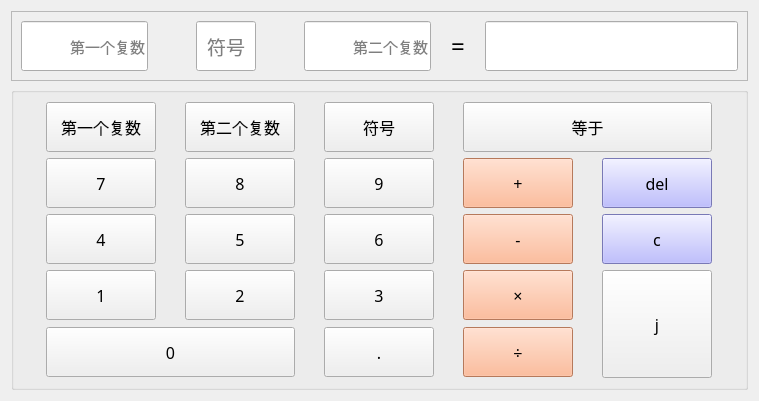
      <widget class="QWidget" name="tab_2">
       <attribute name="title">
        <string>复数计算</string>
       </attribute>
       <layout class="QVBoxLayout" name="verticalLayout_3">
        <item>
         <widget class="QFrame" name="frame">
          <property name="frameShape">
           <enum>QFrame::StyledPanel</enum>
          </property>
          <property name="frameShadow">
           <enum>QFrame::Raised</enum>
          </property>
          <layout class="QHBoxLayout" name="horizontalLayout_2" stretch="3,1,1,1,3,1,6">
           <item>
            <widget class="QLineEdit" name="complex_linedit1">
             <property name="minimumSize">
              <size>
               <width>0</width>
               <height>50</height>
              </size>
             </property>
             <property name="font">
              <font>
               <family>等线 Light</family>
               <pointsize>11</pointsize>
              </font>
             </property>
             <property name="alignment">
              <set>Qt::AlignRight|Qt::AlignTrailing|Qt::AlignVCenter</set>
             </property>
             <property name="placeholderText">
              <string>第一个复数</string>
             </property>
            </widget>
           </item>
           <item>
            <spacer name="horizontalSpacer_2">
             <property name="orientation">
              <enum>Qt::Horizontal</enum>
             </property>
             <property name="sizeHint" stdset="0">
              <size>
               <width>40</width>
               <height>20</height>
              </size>
             </property>
            </spacer>
           </item>
           <item>
            <widget class="QLineEdit" name="complex_linedit0">
             <property name="minimumSize">
              <size>
               <width>0</width>
               <height>50</height>
              </size>
             </property>
             <property name="font">
              <font>
               <family>等线 Light</family>
               <pointsize>14</pointsize>
              </font>
             </property>
             <property name="alignment">
              <set>Qt::AlignCenter</set>
             </property>
             <property name="placeholderText">
              <string>符号</string>
             </property>
            </widget>
           </item>
           <item>
            <spacer name="horizontalSpacer">
             <property name="orientation">
              <enum>Qt::Horizontal</enum>
             </property>
             <property name="sizeHint" stdset="0">
              <size>
               <width>37</width>
               <height>20</height>
              </size>
             </property>
            </spacer>
           </item>
           <item>
            <widget class="QLineEdit" name="complex_linedit2">
             <property name="minimumSize">
              <size>
               <width>0</width>
               <height>50</height>
              </size>
             </property>
             <property name="font">
              <font>
               <family>等线 Light</family>
               <pointsize>11</pointsize>
              </font>
             </property>
             <property name="text">
              <string/>
             </property>
             <property name="alignment">
              <set>Qt::AlignRight|Qt::AlignTrailing|Qt::AlignVCenter</set>
             </property>
             <property name="placeholderText">
              <string>第二个复数</string>
             </property>
            </widget>
           </item>
           <item>
            <widget class="QLabel" name="label">
             <property name="font">
              <font>
               <family>等线 Light</family>
               <pointsize>18</pointsize>
              </font>
             </property>
             <property name="text">
              <string>=</string>
             </property>
             <property name="alignment">
              <set>Qt::AlignCenter</set>
             </property>
            </widget>
           </item>
           <item>
            <widget class="QLineEdit" name="complex_linedit3">
             <property name="minimumSize">
              <size>
               <width>0</width>
               <height>50</height>
              </size>
             </property>
             <property name="font">
              <font>
               <family>等线 Light</family>
               <pointsize>11</pointsize>
              </font>
             </property>
             <property name="toolTipDuration">
              <number>-14</number>
             </property>
             <property name="alignment">
              <set>Qt::AlignRight|Qt::AlignTrailing|Qt::AlignVCenter</set>
             </property>
            </widget>
           </item>
          </layout>
         </widget>
        </item>
        <item>
         <widget class="QGroupBox" name="complex_deng">
          <property name="title">
           <string/>
          </property>
          <layout class="QGridLayout" name="gridLayout_2">
           <item row="0" column="0">
            <widget class="QPushButton" name="button_first">
             <property name="minimumSize">
              <size>
               <width>0</width>
               <height>50</height>
              </size>
             </property>
             <property name="font">
              <font>
               <family>新宋体</family>
               <pointsize>12</pointsize>
              </font>
             </property>
             <property name="text">
              <string>第一个复数</string>
             </property>
            </widget>
           </item>
           <item row="0" column="1">
            <widget class="QPushButton" name="button_second">
             <property name="minimumSize">
              <size>
               <width>0</width>
               <height>50</height>
              </size>
             </property>
             <property name="font">
              <font>
               <family>新宋体</family>
               <pointsize>12</pointsize>
              </font>
             </property>
             <property name="text">
              <string>第二个复数</string>
             </property>
            </widget>
           </item>
           <item row="0" column="2">
            <widget class="QPushButton" name="button_symbol">
             <property name="minimumSize">
              <size>
               <width>0</width>
               <height>50</height>
              </size>
             </property>
             <property name="font">
              <font>
               <family>新宋体</family>
               <pointsize>12</pointsize>
              </font>
             </property>
             <property name="text">
              <string>符号</string>
             </property>
            </widget>
           </item>
           <item row="1" column="0">
            <widget class="QPushButton" name="complex_7">
             <property name="minimumSize">
              <size>
               <width>110</width>
               <height>50</height>
              </size>
             </property>
             <property name="maximumSize">
              <size>
               <width>110</width>
               <height>50</height>
              </size>
             </property>
             <property name="font">
              <font>
               <family>新宋体</family>
               <pointsize>12</pointsize>
              </font>
             </property>
             <property name="text">
              <string>7</string>
             </property>
            </widget>
           </item>
           <item row="1" column="1">
            <widget class="QPushButton" name="complex_8">
             <property name="minimumSize">
              <size>
               <width>110</width>
               <height>50</height>
              </size>
             </property>
             <property name="maximumSize">
              <size>
               <width>110</width>
               <height>50</height>
              </size>
             </property>
             <property name="font">
              <font>
               <family>新宋体</family>
               <pointsize>12</pointsize>
              </font>
             </property>
             <property name="text">
              <string>8</string>
             </property>
            </widget>
           </item>
           <item row="1" column="2">
            <widget class="QPushButton" name="complex_9">
             <property name="minimumSize">
              <size>
               <width>110</width>
               <height>50</height>
              </size>
             </property>
             <property name="maximumSize">
              <size>
               <width>110</width>
               <height>50</height>
              </size>
             </property>
             <property name="font">
              <font>
               <family>新宋体</family>
               <pointsize>12</pointsize>
              </font>
             </property>
             <property name="text">
              <string>9</string>
             </property>
            </widget>
           </item>
           <item row="1" column="3">
            <widget class="QPushButton" name="complex_plus">
             <property name="minimumSize">
              <size>
               <width>110</width>
               <height>50</height>
              </size>
             </property>
             <property name="maximumSize">
              <size>
               <width>110</width>
               <height>50</height>
              </size>
             </property>
             <property name="font">
              <font>
               <family>新宋体</family>
               <pointsize>12</pointsize>
              </font>
             </property>
             <property name="styleSheet">
              <string notr="true">background-color: rgb(255, 170, 127);</string>
             </property>
             <property name="text">
              <string>+</string>
             </property>
            </widget>
           </item>
           <item row="1" column="4">
            <widget class="QPushButton" name="complex_del">
             <property name="minimumSize">
              <size>
               <width>110</width>
               <height>50</height>
              </size>
             </property>
             <property name="maximumSize">
              <size>
               <width>110</width>
               <height>50</height>
              </size>
             </property>
             <property name="font">
              <font>
               <family>新宋体</family>
               <pointsize>12</pointsize>
              </font>
             </property>
             <property name="styleSheet">
              <string notr="true">background-color: rgb(170, 170, 255);</string>
             </property>
             <property name="text">
              <string>del</string>
             </property>
            </widget>
           </item>
           <item row="2" column="0">
            <widget class="QPushButton" name="complex_4">
             <property name="minimumSize">
              <size>
               <width>110</width>
               <height>50</height>
              </size>
             </property>
             <property name="maximumSize">
              <size>
               <width>110</width>
               <height>50</height>
              </size>
             </property>
             <property name="font">
              <font>
               <family>新宋体</family>
               <pointsize>12</pointsize>
              </font>
             </property>
             <property name="text">
              <string>4</string>
             </property>
            </widget>
           </item>
           <item row="2" column="1">
            <widget class="QPushButton" name="complex_5">
             <property name="minimumSize">
              <size>
               <width>110</width>
               <height>50</height>
              </size>
             </property>
             <property name="maximumSize">
              <size>
               <width>110</width>
               <height>50</height>
              </size>
             </property>
             <property name="font">
              <font>
               <family>新宋体</family>
               <pointsize>12</pointsize>
              </font>
             </property>
             <property name="text">
              <string>5</string>
             </property>
            </widget>
           </item>
           <item row="2" column="2">
            <widget class="QPushButton" name="complex_6">
             <property name="minimumSize">
              <size>
               <width>110</width>
               <height>50</height>
              </size>
             </property>
             <property name="maximumSize">
              <size>
               <width>110</width>
               <height>50</height>
              </size>
             </property>
             <property name="font">
              <font>
               <family>新宋体</family>
               <pointsize>12</pointsize>
              </font>
             </property>
             <property name="text">
              <string>6</string>
             </property>
            </widget>
           </item>
           <item row="2" column="3">
            <widget class="QPushButton" name="complex_minus">
             <property name="minimumSize">
              <size>
               <width>110</width>
               <height>50</height>
              </size>
             </property>
             <property name="maximumSize">
              <size>
               <width>110</width>
               <height>50</height>
              </size>
             </property>
             <property name="font">
              <font>
               <family>新宋体</family>
               <pointsize>12</pointsize>
              </font>
             </property>
             <property name="styleSheet">
              <string notr="true">background-color: rgb(255, 170, 127);</string>
             </property>
             <property name="text">
              <string>-</string>
             </property>
            </widget>
           </item>
           <item row="2" column="4">
            <widget class="QPushButton" name="complex_c">
             <property name="minimumSize">
              <size>
               <width>110</width>
               <height>50</height>
              </size>
             </property>
             <property name="maximumSize">
              <size>
               <width>110</width>
               <height>50</height>
              </size>
             </property>
             <property name="font">
              <font>
               <family>新宋体</family>
               <pointsize>12</pointsize>
              </font>
             </property>
             <property name="styleSheet">
              <string notr="true">background-color: rgb(170, 170, 255);</string>
             </property>
             <property name="text">
              <string>c</string>
             </property>
            </widget>
           </item>
           <item row="3" column="0">
            <widget class="QPushButton" name="complex_1">
             <property name="minimumSize">
              <size>
               <width>110</width>
               <height>50</height>
              </size>
             </property>
             <property name="maximumSize">
              <size>
               <width>110</width>
               <height>50</height>
              </size>
             </property>
             <property name="font">
              <font>
               <family>新宋体</family>
               <pointsize>12</pointsize>
              </font>
             </property>
             <property name="text">
              <string>1</string>
             </property>
            </widget>
           </item>
           <item row="3" column="1">
            <widget class="QPushButton" name="complex_2">
             <property name="minimumSize">
              <size>
               <width>110</width>
               <height>50</height>
              </size>
             </property>
             <property name="maximumSize">
              <size>
               <width>110</width>
               <height>50</height>
              </size>
             </property>
             <property name="font">
              <font>
               <family>新宋体</family>
               <pointsize>12</pointsize>
              </font>
             </property>
             <property name="text">
              <string>2</string>
             </property>
            </widget>
           </item>
           <item row="3" column="2">
            <widget class="QPushButton" name="complex_3">
             <property name="minimumSize">
              <size>
               <width>110</width>
               <height>50</height>
              </size>
             </property>
             <property name="maximumSize">
              <size>
               <width>110</width>
               <height>50</height>
              </size>
             </property>
             <property name="font">
              <font>
               <family>新宋体</family>
               <pointsize>12</pointsize>
              </font>
             </property>
             <property name="text">
              <string>3</string>
             </property>
            </widget>
           </item>
           <item row="3" column="3">
            <widget class="QPushButton" name="complex__cheng">
             <property name="minimumSize">
              <size>
               <width>110</width>
               <height>50</height>
              </size>
             </property>
             <property name="maximumSize">
              <size>
               <width>110</width>
               <height>50</height>
              </size>
             </property>
             <property name="font">
              <font>
               <family>新宋体</family>
               <pointsize>12</pointsize>
              </font>
             </property>
             <property name="styleSheet">
              <string notr="true">background-color: rgb(255, 170, 127);</string>
             </property>
             <property name="text">
              <string>×</string>
             </property>
            </widget>
           </item>
           <item row="3" column="4" rowspan="2">
            <widget class="QPushButton" name="complex_j">
             <property name="minimumSize">
              <size>
               <width>110</width>
               <height>108</height>
              </size>
             </property>
             <property name="maximumSize">
              <size>
               <width>110</width>
               <height>16777215</height>
              </size>
             </property>
             <property name="font">
              <font>
               <family>新宋体</family>
               <pointsize>12</pointsize>
              </font>
             </property>
             <property name="text">
              <string>j</string>
             </property>
            </widget>
           </item>
           <item row="4" column="2">
            <widget class="QPushButton" name="complex_point">
             <property name="minimumSize">
              <size>
               <width>110</width>
               <height>50</height>
              </size>
             </property>
             <property name="maximumSize">
              <size>
               <width>110</width>
               <height>50</height>
              </size>
             </property>
             <property name="font">
              <font>
               <family>新宋体</family>
               <pointsize>12</pointsize>
              </font>
             </property>
             <property name="text">
              <string>.</string>
             </property>
            </widget>
           </item>
           <item row="4" column="3">
            <widget class="QPushButton" name="complex_chu">
             <property name="minimumSize">
              <size>
               <width>110</width>
               <height>50</height>
              </size>
             </property>
             <property name="maximumSize">
              <size>
               <width>110</width>
               <height>50</height>
              </size>
             </property>
             <property name="font">
              <font>
               <family>新宋体</family>
               <pointsize>12</pointsize>
              </font>
             </property>
             <property name="styleSheet">
              <string notr="true">background-color: rgb(255, 170, 127);</string>
             </property>
             <property name="text">
              <string>÷</string>
             </property>
            </widget>
           </item>
           <item row="4" column="0" colspan="2">
            <widget class="QPushButton" name="complex_0">
             <property name="minimumSize">
              <size>
               <width>110</width>
               <height>50</height>
              </size>
             </property>
             <property name="maximumSize">
              <size>
               <width>1000</width>
               <height>50</height>
              </size>
             </property>
             <property name="font">
              <font>
               <family>新宋体</family>
               <pointsize>12</pointsize>
              </font>
             </property>
             <property name="text">
              <string>0</string>
             </property>
            </widget>
           </item>
           <item row="0" column="3" colspan="2">
            <widget class="QPushButton" name="complex_deng_2">
             <property name="minimumSize">
              <size>
               <width>0</width>
               <height>50</height>
              </size>
             </property>
             <property name="font">
              <font>
               <family>新宋体</family>
               <pointsize>12</pointsize>
              </font>
             </property>
             <property name="text">
              <string>等于</string>
             </property>
            </widget>
           </item>
          </layout>
         </widget>
        </item>
       </layout>
      </widget>
